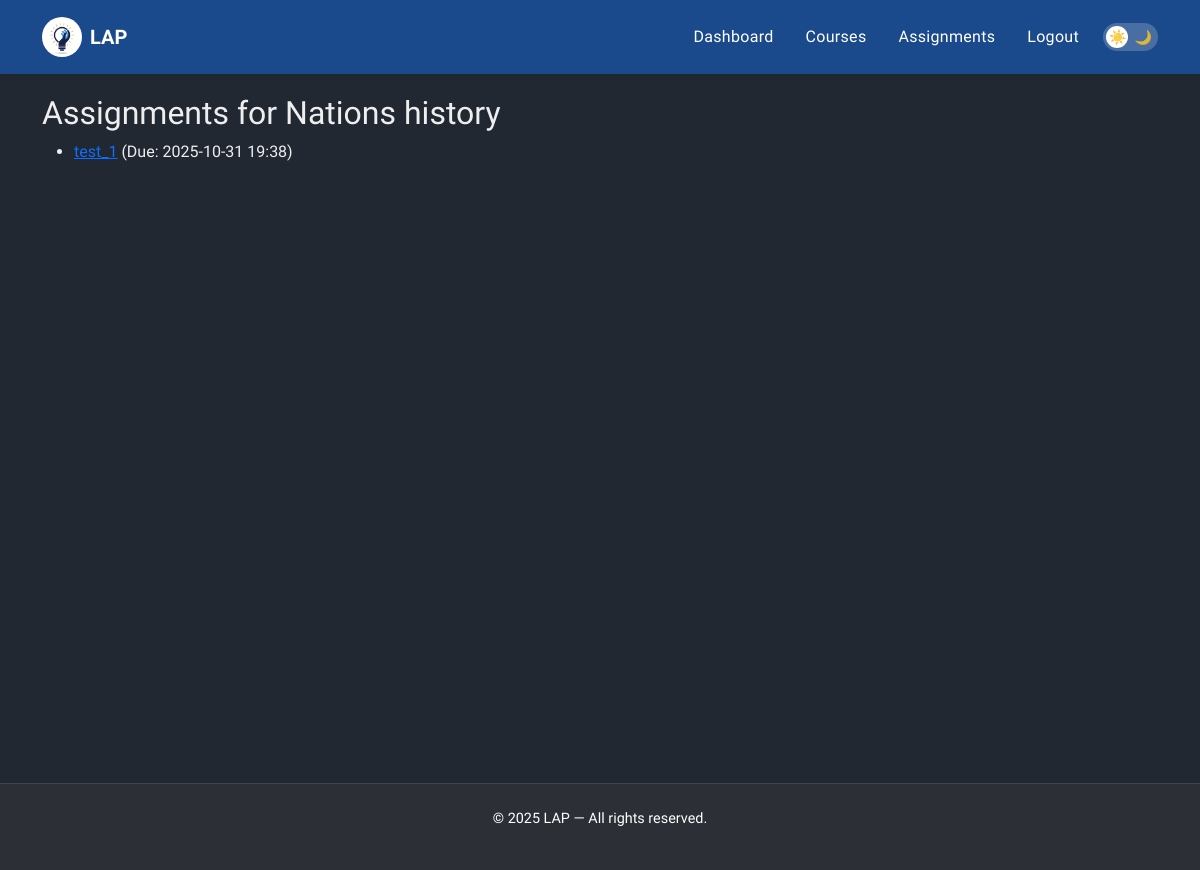
Page /courses/courses/3/assignments/ (signed in) on the committed database.
### courses/models.py (models this page shows, shortened)
class Course(models.Model):
    title = models.CharField(max_length=200)
    description = models.TextField()
    category = models.ForeignKey(Category, on_delete=models.SET_NULL, null=True, blank=True)
    created_by = models.ForeignKey(User, on_delete=models.CASCADE)
    created_at = models.DateTimeField(auto_now_add=True)

class Assignment(models.Model):
    course = models.ForeignKey(Course, related_name='assignments', on_delete=models.CASCADE)
    title = models.CharField(max_length=200)
    description = models.TextField()
    due_date = models.DateTimeField()
    created_by = models.ForeignKey(User, on_delete=models.CASCADE)
    created_at = models.DateTimeField(auto_now_add=True)

### courses/views.py (the view)
# urls.py: path('courses/<int:course_id>/assignments/', views.assignment_list, name='assignment_list'),
@login_required
def assignment_list(request, course_id):
    course = get_object_or_404(Course, id=course_id)
    assignments = course.assignments.all()
    return render(request, 'assignments/assignment_list.html', {
        'course': course,
        'assignments': assignments,
    })

### courses/context_processors.py (called while the page is built)
def categories(request):
    return {
        'categories': Category.objects.all()
    }

### templates/assignments/assignment_list.html (shortened to what this page needs)
{% extends 'base.html' %}
{% block content %}
<h2>Assignments for {{ course.title }}</h2>
<ul>
  {% for a in assignments %}
    <li>
      <a href="{% url 'submit_assignment' a.id %}">{{ a.title }}</a>
      (Due: {{ a.due_date|date:"Y-m-d H:i" }})
    </li>
  {% empty %}
    <p>No assignments yet.</p>
  {% endfor %}
</ul>
{% endblock %}

### static/css/dark-theme.css (style rules this page uses)
:root { --bs-body-bg: #222831; --bs-body-color: #eeeeee; --bs-card-bg: #2e3440; --bs-navbar-bg: #2c2f36; --bs-footer-bg: #2c2f36; --bs-border-color: rgba(255, 255, 255, 0.1); --bs-link-color: #74b9ff; --bs-link-hover-color: #a4d4ff; --bs-primary: #0d6efd; }
body { background-color: var(--bs-body-bg); color: var(--bs-body-color); }

### static/css/base.css (style rules this page uses)
body { font-family: 'Urbanist', 'Inter', sans-serif; }

### templates/base.html (style rules this page uses)
* { transition: background-color 0.5s ease, color 0.5s ease, border-color 0.5s ease; }
html, body { height: 100%; margin: 0; scroll-behavior: smooth; }
body { font-family: 'Urbanist', 'Inter', sans-serif; display: flex; flex-direction: column; min-height: 100vh; padding-top: 70px; }

### rows in the picture
Course: title "Nations history"
Assignment: title "test_1", due_date "2025-10-31 19:38"

### other values in the picture
{{ current_year|default:"2025" }} "2025"
